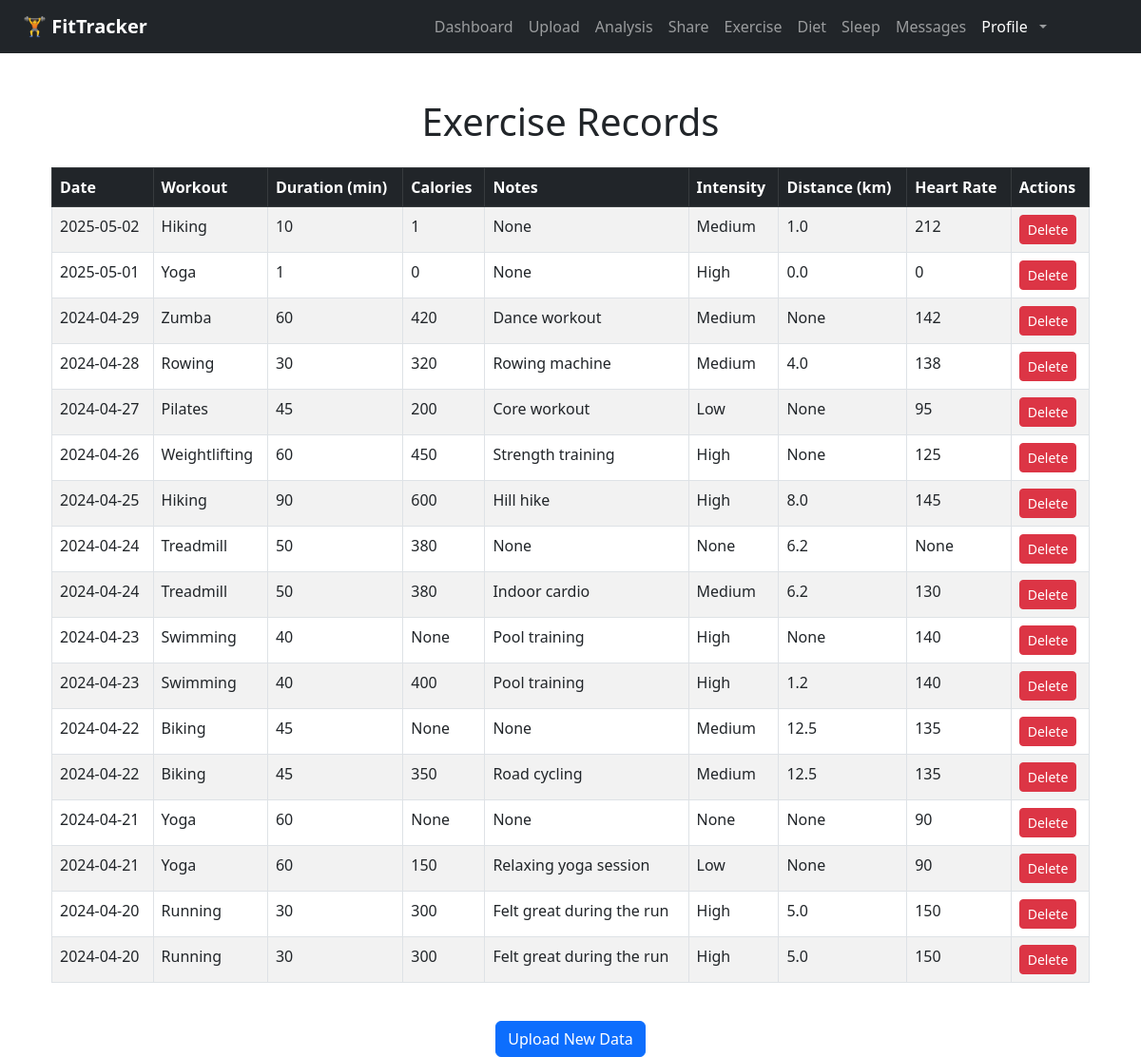
The app's page /records/exercise (signed in), older data.
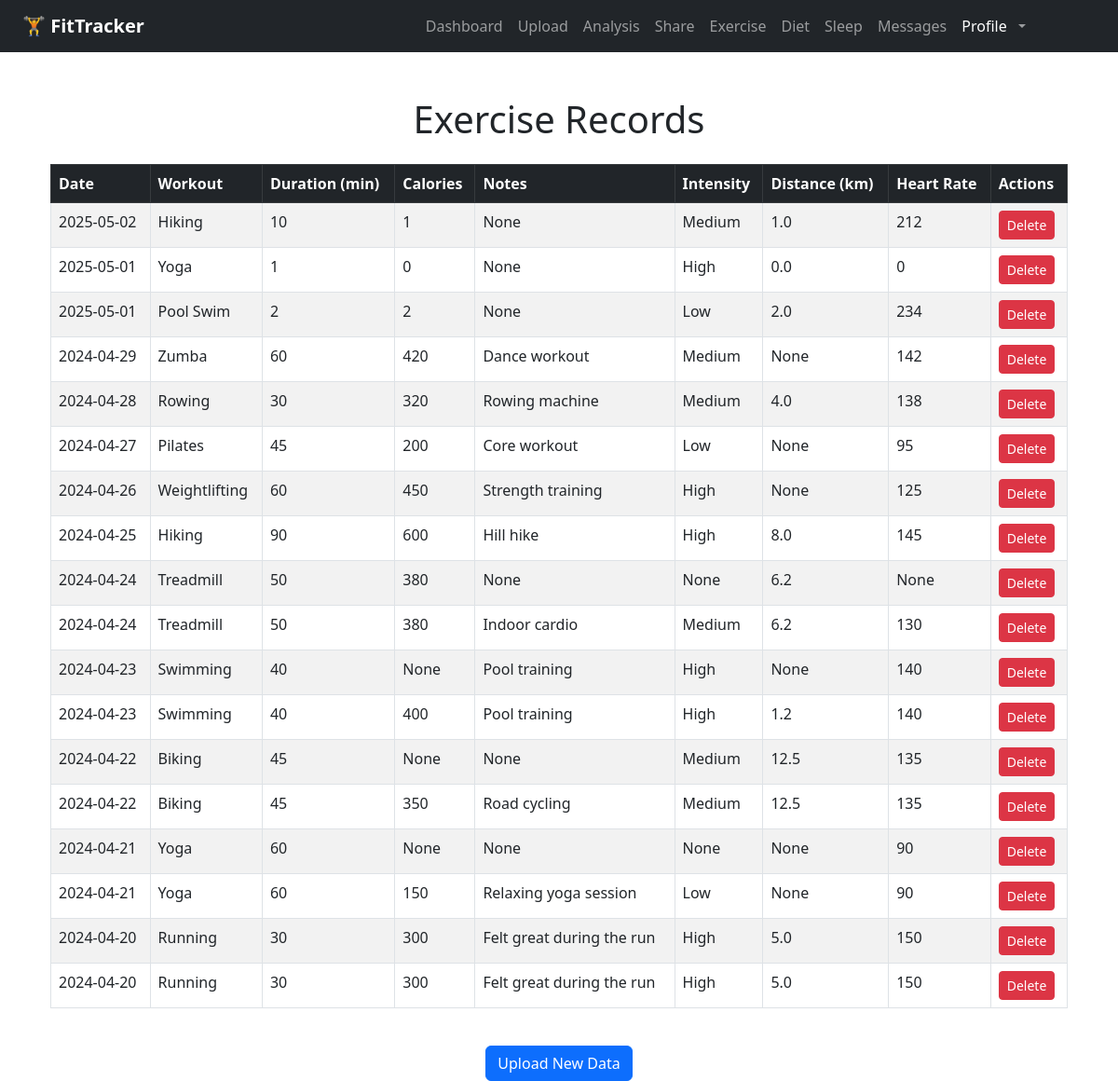
The same page, newer data.
### app/models.py (models this page shows)
class ExerciseEntry(db.Model):
    id = db.Column(db.Integer, primary_key=True)
    user_id = db.Column(db.Integer, db.ForeignKey('user.id'))
    workout_type = db.Column(db.String(100))
    intensity = db.Column(db.String(50))
    duration = db.Column(db.Integer)
    distance = db.Column(db.Float)
    calories = db.Column(db.Integer)
    heart_rate = db.Column(db.Integer)
    date = db.Column(db.Date)
    notes = db.Column(db.Text)

### app/routes.py (the view)
@main.route("/records/exercise")
def exercise_records():
    if "user_id" not in session:
        return redirect(url_for("main.login"))
    records = ExerciseEntry.query.filter_by(user_id=session["user_id"]).order_by(ExerciseEntry.date.desc()).all()
    return render_template("exercise_records.html", records=records)

### app/__init__.py (called while the page is built)
def create_app(config_class=None):
    app = Flask(__name__)
    if config_class:
        app.config.from_object(config_class)
    else:
        app.config['SECRET_KEY'] = "super-secret-key"
        app.config['SQLALCHEMY_DATABASE_URI'] = 'sqlite:///tracker.db'
        app.config['SQLALCHEMY_TRACK_MODIFICATIONS'] = False
    db.init_app(app)
    migrate.init_app(app, db)  # Bind migrate after app is created
    print("current database config is：", app.config['SQLALCHEMY_DATABASE_URI'])
    from . import models
    @app.context_processor
    def inject_message_model():
        return dict(Message=models.Message)
    from .routes import main
    app.register_blueprint(main)
    return app

### app/templates/exercise_records.html (shortened to what this page needs)
{% extends "base.html" %}
{% block content %}
<div class="container mt-5">
    <h1 class="text-center mb-4">Exercise Records</h1>
    {% if records %}
        <div class="table-responsive">
            <table class="table table-striped table-bordered">
                <thead class="table-dark">
                    <tr>
                        <th>Date</th>
                        <th>Workout</th>
                        <th>Duration (min)</th>
                        <th>Calories</th>
                        <th>Notes</th>
                        <th>Intensity</th>
                        <th>Distance (km)</th>
                        <th>Heart Rate</th>
                        <th>Actions</th>
                    </tr>
                </thead>
                <tbody>
                    {% for entry in records %}
                    <tr>
                        <td>{{ entry.date }}</td>
                        <td>{{ entry.workout_type }}</td>
                        <td>{{ entry.duration }}</td>
                        <td>{{ entry.calories }}</td>
                        <td>{{ entry.notes }}</td>
                        <td>{{ entry.intensity }}</td>
                        <td>{{ entry.distance }}</td>
                        <td>{{ entry.heart_rate }}</td>
                        <td>
                            <form action="{{ url_for('main.delete_exercise', entry_id=entry.id) }}" method="POST" style="display:inline;">
                                <button type="submit" class="btn btn-danger btn-sm" onclick="return confirm('Are you sure you want to delete this record?');">Delete</button>
                            </form>
                        </td>
                    </tr>
                    {% endfor %}
                </tbody>
            </table>
        </div>
    {% else %}
        <p class="text-center">No exercise records found.</p>
    {% endif %}
    <div class="text-center mt-4">
        <a href="{{ url_for('main.upload') }}" class="btn btn-primary">Upload New Data</a>
    </div>
</div>
{% endblock %}

### app/templates/base.html (shortened to what this page needs)
<!DOCTYPE html>
<html lang="en">
<head>
    <link href="https://cdn.jsdelivr.net/npm/bootstrap@5.3.0/dist/css/bootstrap.min.css" rel="stylesheet">
    <link rel="stylesheet" href="{{ url_for('static', filename='css/base.css') }}">
</head>
<body>
    <nav class="navbar navbar-expand-lg navbar-dark bg-dark px-4">
        <a class="navbar-brand fw-bold" href="{{ url_for('main.index') }}">🏋️ FitTracker</a>
        {% if session.get("user_id") %}
        <div class="collapse navbar-collapse" id="navbarContent">
          <ul class="navbar-nav ms-auto mb-2 mb-lg-0">
            <li class="nav-item">
              <a class="nav-link" href="{{ url_for('main.dashboard') }}">Dashboard</a>
            </li>
            <li class="nav-item">
              <a class="nav-link" href="{{ url_for('main.upload') }}">Upload</a>
            </li>
            <li class="nav-item">
              <a class="nav-link" href="{{ url_for('main.analysis') }}">Analysis</a>
            </li>
            <li class="nav-item">
              <a class="nav-link" href="{{ url_for('main.share') }}">Share</a>
            </li>
            <li class="nav-item">
              <a class="nav-link" href="{{ url_for('main.exercise_records') }}">Exercise</a>
            </li>
            <li class="nav-item">
              <a class="nav-link" href="{{ url_for('main.diet_records') }}">Diet</a>
            </li>
            <li class="nav-item">
              <a class="nav-link" href="{{ url_for('main.sleep_records') }}">Sleep</a>
            </li>
            <li class="nav-item">
              {% set unread_count = Message.query.filter_by(receiver_id=session['user_id'], is_read=False).count() %}
              <a class="nav-link" href="{{ url_for('main.messages') }}">
                Messages
              </a>
            </li>
            <li class="nav-item dropdown">
              <a class="nav-link dropdown-toggle d-flex align-items-center gap-2" href="#" id="userDropdown" role="button" data-bs-toggle="dropdown" aria-expanded="false">
                <span class="d-none d-md-inline fw-medium text-white">Profile</span>
              </a>
            </li>
            <li class="nav-item">
              <pre>        </pre>
            </li>
          </ul>
        </div>
        {% endif %}
    </nav>
    <div class="container mt-4">
        {% block content %}{% endblock %}
    </div>
</body>
</html>

Row changes from the older to the newer data that the page shows:
added ExerciseEntry: date "2025-05-01", workout_type "Pool Swim", duration "2", calories "2", notes "None", intensity "Low", distance "2.0", heart_rate "234"
